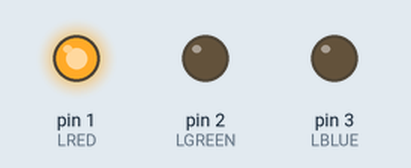
Simulated run of this sketch. Board: Arduino Uno, built with avr-gcc and run on an emulated ATmega328P. On the bench: output pins drawn as LEDs (lit = HIGH).

Above: at 0.5 s.
At 1.5 s:
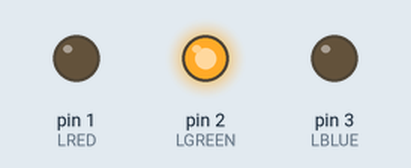
At 5.5 s:
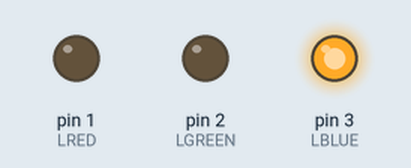
Timing chart, 0 to 6.9 s (numbered marks = the images above):
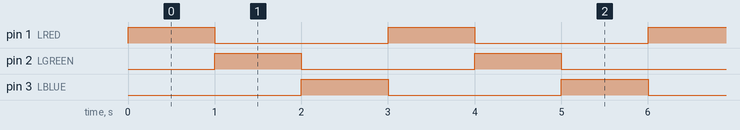

Measured:
- by itself, pin 1 (LRED), pin 2 (LGREEN), pin 3 (LBLUE): alternates HIGH for 1.0 s and LOW for 2.0 s
- by itself, everything shown: repeats every 3.0 s, in 3 steps

The sketch:

CPU_Arduino_Code.ino
```cpp
#define LRED 1
#define LGREEN 2
#define LBLUE 3

uint8_t currentColor = 0;
void setup() {
  pinMode(LRED, OUTPUT);
  pinMode(LGREEN, OUTPUT);
  pinMode(LBLUE, OUTPUT);
}

void loop() {
  digitalWrite(LRED, HIGH);
  digitalWrite(LGREEN, LOW);
  digitalWrite(LBLUE, LOW);
  delay(1000);
  digitalWrite(LRED, LOW);
  digitalWrite(LGREEN, HIGH);
  digitalWrite(LBLUE, LOW);
  delay(1000);
  digitalWrite(LRED, LOW);
  digitalWrite(LGREEN, LOW);
  digitalWrite(LBLUE, HIGH);
  delay(1000);
}
```
